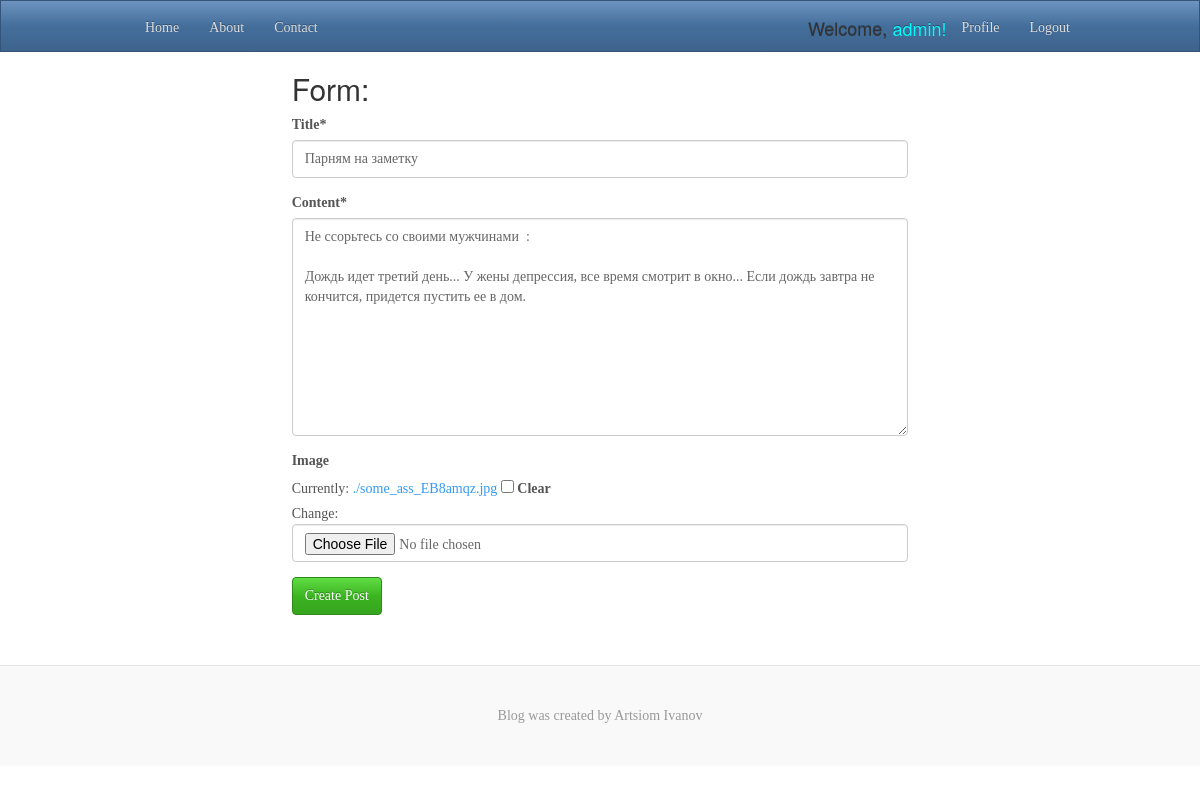
The app's page /6/edit/ (signed in) with its own data.
### posts/models.py (models this page shows, shortened)
class Post(models.Model):
    user = models.ForeignKey(User)
    title = models.CharField(max_length=120)
    image = models.FileField(null=True, blank=True)
    content = models.TextField()
    updated = models.DateTimeField('Was updated', auto_now=True, auto_now_add=False)
    timestamp = models.DateTimeField('Was created', auto_now=False, auto_now_add=True)
    class Meta:
        ordering = ["-updated", "-timestamp"]

### posts/views.py (the view)
# urls.py: url(r'^(?P<id>\d+)/edit/$', views.posts_update, name='update'),
def posts_update(request, id=None):
    instance = get_object_or_404(Post, id=id)
    author = request.user == instance.user
    if not author and not request.user.is_superuser:
        raise Http404()
    form = PostModel(request.POST or None, request.FILES or None, instance=instance)
    if form.is_valid():
        instance = form.save(commit=False)
        instance.save()
        messages.success(request, 'Post successfully edited')
        return HttpResponseRedirect(instance.get_absolute_url())
    context = {
        'title': instance.title,
        'instance': instance,
        'form': form,
    }
    return render(request, 'posts/create.html', context)

### posts/form.py
class PostModel(forms.ModelForm):
    class Meta:
        model = Post
        fields = [
            'title',
            'content',
            'image',
        ]

### posts/templates/posts/create.html (shortened to what this page needs)
{% extends 'posts/base.html' %}
{% load crispy_forms_tags %}
{% block content %}
    <div class="col-sm-8 col-sm-offset-2">
        <h2>Form:</h2>
        <form method="POST" action="" enctype="multipart/form-data"> {% csrf_token %}
            {{ form|crispy }}
            <input type="submit" value="Create Post" class="btn btn-success"/>
        </form>
    </div>
{% endblock %}

### posts/templates/posts/base.html (shortened to what this page needs)
{% load static %}
<!DOCTYPE html>
<html lang="en">
<head>
    <link href="{% static 'posts/css/bootstrap.min.css' %}" rel="stylesheet">
    <link rel="stylesheet" href="{% static 'posts/font-awesome/css/font-awesome.min.css' %}">
    <link href="{% static 'posts/css/ie10-viewport-bug-workaround.css' %}" rel="stylesheet">
    <link href="{% static 'posts/css/custom_style.css' %}" rel="stylesheet">
</head>
<body>
<nav class="navbar navbar-inverse navbar-static-top">
    <div class="container">
        <div id="navbar" class="navbar-collapse collapse">
            <ul class="nav navbar-nav">
                <li{% block active_home %}{% endblock %}><a href="{% url 'home' %}">Home</a></li>
                <li{% block active_about %}{% endblock %}><a href="{% url 'about' %}">About</a></li>
                <li{% block active_contact %}{% endblock %}><a href="{% url 'contact' %}">Contact</a></li>
            </ul>
            <ul class="nav navbar-nav navbar-right">
                {% if request.user.is_authenticated and not '/accounts/login' in request.get_full_path %}
                    <li><h4 style="margin-top: 18px"> Welcome,<span style="color: cyan "> {{ request.user }}!</span>
                    </h4></li>
                    <li><a href="{% url 'profile' %}">Profile</a></li>
                    <li><a href="{% url 'auth_logout' %}">Logout</a></li>
                {% else %}
                    <li><a href="{% url 'registration_register' %}">Register</a></li>
                    </ul>
                {% endif %}
        </div>
    </div>
</nav>
<div class="container">
    <div style="margin-bottom: 50px" class="row">
        {% block content %}
        {% endblock content %}
    </div>
</div>
<footer class="blog-footer">
    <p>Blog was created by Artsiom Ivanov</p>
</footer>
</body>
</html>

### posts/static/posts/css/custom_style.css (style rules this page uses)
body { font-family: Georgia, "Times New Roman", Times, serif; color: #555; }
h1, .h1, h2, .h2, h3, .h3, h4, .h4, h5, .h5, h6, .h6 { margin-top: 0; font-family: "Helvetica Neue", Helvetica, Arial, sans-serif; font-weight: normal; color: #333; }
@media (min-width: 1200px) { .container { width: 970px; } }
.blog-footer { padding: 40px 0; color: #999; text-align: center; background-color: #f9f9f9; border-top: 1px solid #e5e5e5; }
.blog-footer p:last-child { margin-bottom: 0; }

### records on screen
Post: title "Парням на заметку", content "Не ссорьтесь со своими мужчинами : Дождь идет третий день... У жены депрессия, все время смотрит в окно... Если дождь завтра не кончится, придется пустить ее в дом."

### other values on screen
{{ request.user }} "admin"
